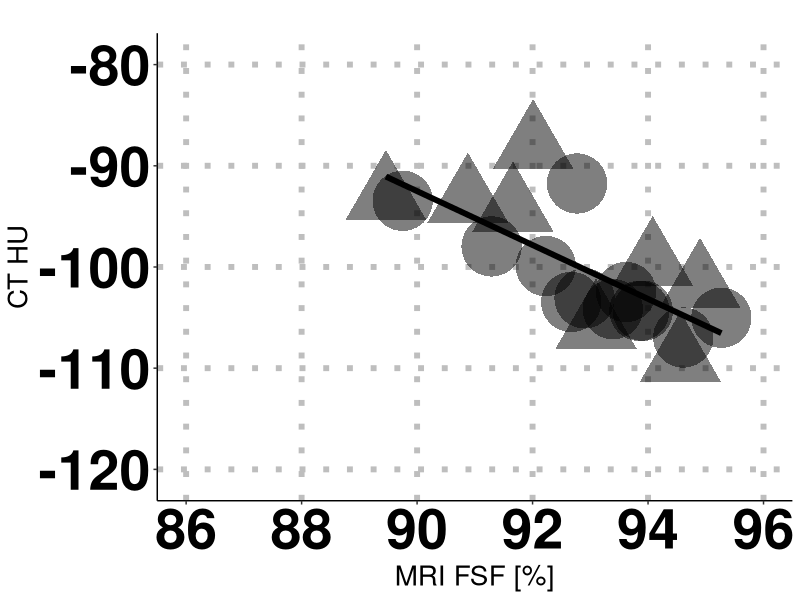
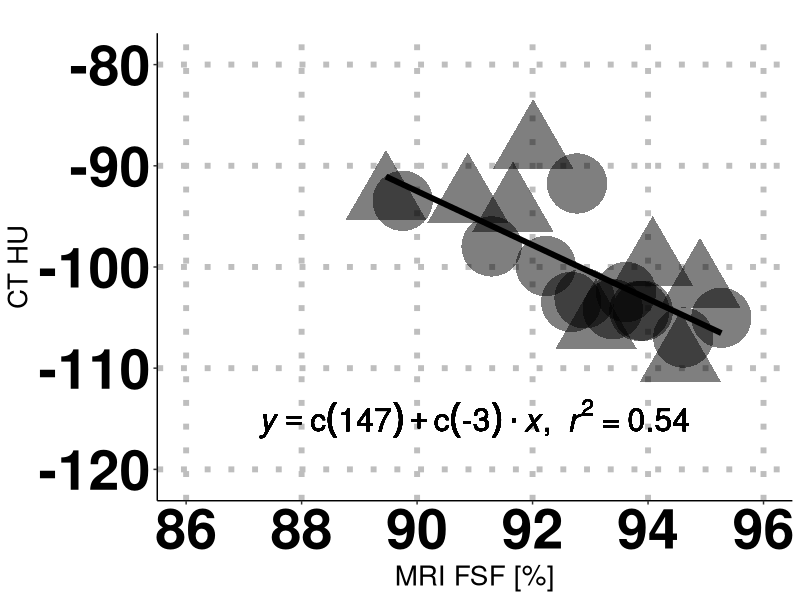

Reproduce these figures in R, in order.
#  CODE FOR RECREATING WAT PAPER FIGURES #################################
#  This .R file contains the script to recreate Figure 5 panel D) in the paper.
#  The script reads reconstructed data from the ../data_output/ folder and
#  puts the png image in the  ../figures/ folder.
#  FIGURE 5 D :  FSF v. HU - all subjects, cold temperature

# Need ggplot2 and plyr
require(ggplot2)
require(plyr)

# Load CSV file into a data frame
df = read.csv('../tidy_data/WAT_avgAllslx_master_file.csv')

selected_rows = df[,"Temp"]=="CA"
df = df[selected_rows,]

HU_Avg = df[,"HU_Avg"]
FSF_Avg = df[,"FSF_Avg"]

# regression function
lm_eqn = function(df){
  m = lm(HU_Avg ~ FSF_Avg, df);
  eq <- substitute(italic(y) == a + b %.% italic(x)*","~~italic(r)^2~"="~r2,
                   list(a = format(coef(m)[1], digits = 1),
                        b = format(coef(m)[2], digits = 1),
                        r2 = format(summary(m)$r.squared, digits = 2)))
  as.character(as.expression(eq));
}

g0 = ggplot(df, aes(x=FSF_Avg, y=HU_Avg, shape=Sex)) +
  geom_smooth(aes(x=FSF_Avg, y=HU_Avg, shape=NULL), data=df, method = "lm", se=FALSE, formula = y ~ x, colour="black", linetype="solid", alpha=0.5, size=2, weight=2) +
  geom_point(alpha=0.5,size=20,show_guide = FALSE) + 
  theme(axis.text=element_text(colour="black", size=40,face="bold"),axis.title=element_text(size=20),
        axis.line = element_line(colour = "black"),
        panel.grid.major = element_line(linetype = 3, colour = "gray", size = 2),
        panel.grid.minor = element_blank(),
        panel.background = element_blank()) +
  coord_cartesian(xlim=c(86,96), ylim=c(-121,-79))

g0.labs <- g0 + labs(title = "", x = "MRI FSF [%]", y = "CT HU")
g0.labs

g1 = g0.labs + geom_text(aes(x = 91, y = -115, label = lm_eqn(df)), parse = TRUE, colour="black",size=8)

plot(g1)

# Copy plot to a PNG file
dev.copy(png, file = '../figures/Figure_5d.png', width=1525, height=750)

# Don't forget to close the PNG device!
dev.off()

# Display the statistics (R-squared, p-value and confidence interval)
print("**********************************************************")
print("Figure 5d) statistics (R-squared, p-value and confidence interval)")
mod <- lm(HU_Avg~FSF_Avg)
print(summary(mod))
print(confint(mod))
print("**********************************************************")

